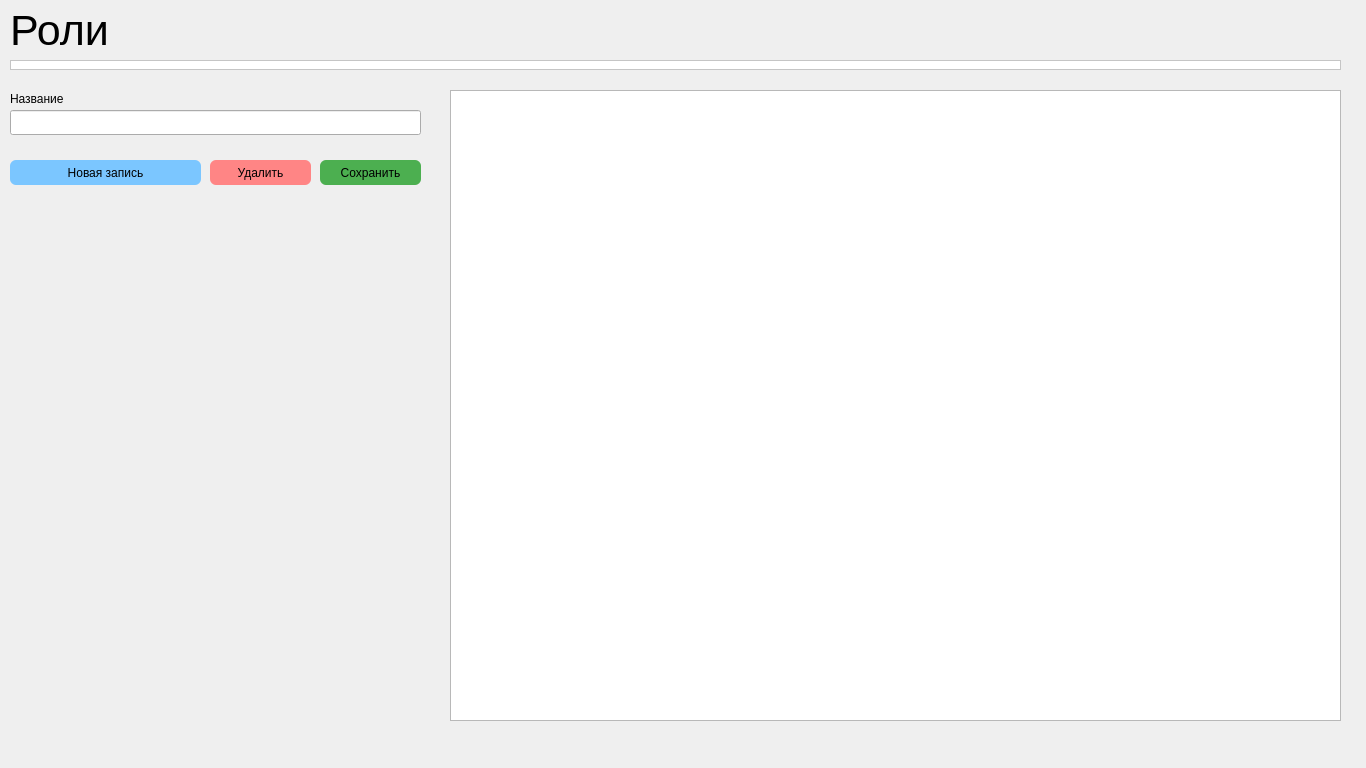
<?xml version="1.0" encoding="UTF-8"?>
<ui version="4.0">
 <class>RolesPage</class>
 <widget class="QWidget" name="RolesPage">
  <property name="geometry">
   <rect>
    <x>0</x>
    <y>0</y>
    <width>1366</width>
    <height>768</height>
   </rect>
  </property>
  <property name="sizePolicy">
   <sizepolicy hsizetype="Fixed" vsizetype="Fixed">
    <horstretch>0</horstretch>
    <verstretch>0</verstretch>
   </sizepolicy>
  </property>
  <property name="windowTitle">
   <string>RolesPage</string>
  </property>
  <widget class="QLabel" name="userComboLabel">
   <property name="geometry">
    <rect>
     <x>10</x>
     <y>90</y>
     <width>411</width>
     <height>17</height>
    </rect>
   </property>
   <property name="text">
    <string>Название</string>
   </property>
  </widget>
  <widget class="QLabel" name="titleLabel">
   <property name="geometry">
    <rect>
     <x>10</x>
     <y>10</y>
     <width>601</width>
     <height>41</height>
    </rect>
   </property>
   <property name="font">
    <font>
     <pointsize>32</pointsize>
    </font>
   </property>
   <property name="text">
    <string>Роли</string>
   </property>
  </widget>
  <widget class="QTableWidget" name="tableWidget">
   <property name="geometry">
    <rect>
     <x>450</x>
     <y>90</y>
     <width>891</width>
     <height>631</height>
    </rect>
   </property>
  </widget>
  <widget class="QPushButton" name="saveButton">
   <property name="geometry">
    <rect>
     <x>320</x>
     <y>160</y>
     <width>101</width>
     <height>25</height>
    </rect>
   </property>
   <property name="styleSheet">
    <string notr="true">background-color: #4caf50; border: none; border-radius: 6px;</string>
   </property>
   <property name="text">
    <string>Сохранить</string>
   </property>
  </widget>
  <widget class="QFrame" name="frame">
   <property name="geometry">
    <rect>
     <x>10</x>
     <y>60</y>
     <width>1331</width>
     <height>10</height>
    </rect>
   </property>
   <property name="sizePolicy">
    <sizepolicy hsizetype="Fixed" vsizetype="Fixed">
     <horstretch>0</horstretch>
     <verstretch>0</verstretch>
    </sizepolicy>
   </property>
   <property name="styleSheet">
    <string notr="true">background-color: #FFFFFF</string>
   </property>
   <property name="frameShape">
    <enum>QFrame::StyledPanel</enum>
   </property>
   <property name="frameShadow">
    <enum>QFrame::Raised</enum>
   </property>
  </widget>
  <widget class="QPushButton" name="removeButton">
   <property name="geometry">
    <rect>
     <x>210</x>
     <y>160</y>
     <width>101</width>
     <height>25</height>
    </rect>
   </property>
   <property name="styleSheet">
    <string notr="true">background-color: #FF8585; border: none; border-radius: 6px;</string>
   </property>
   <property name="text">
    <string>Удалить</string>
   </property>
  </widget>
  <widget class="QLineEdit" name="nameLineEdit">
   <property name="geometry">
    <rect>
     <x>10</x>
     <y>110</y>
     <width>411</width>
     <height>25</height>
    </rect>
   </property>
   <property name="sizePolicy">
    <sizepolicy hsizetype="Fixed" vsizetype="Fixed">
     <horstretch>0</horstretch>
     <verstretch>0</verstretch>
    </sizepolicy>
   </property>
  </widget>
  <widget class="QPushButton" name="addButton">
   <property name="geometry">
    <rect>
     <x>10</x>
     <y>160</y>
     <width>191</width>
     <height>25</height>
    </rect>
   </property>
   <property name="styleSheet">
    <string notr="true">background-color: #7BC6FF; border: none; border-radius: 6px;</string>
   </property>
   <property name="text">
    <string>Новая запись</string>
   </property>
  </widget>
 </widget>
 <resources/>
 <connections/>
</ui>
